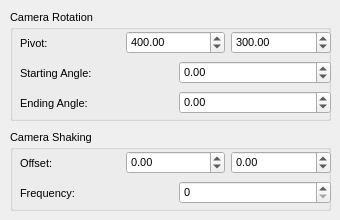
      <widget class="QWidget" name="tab_animation_camera">
       <attribute name="title">
        <string>Camera</string>
       </attribute>
       <widget class="QGroupBox" name="grpCameraRotation">
        <property name="geometry">
         <rect>
          <x>10</x>
          <y>10</y>
          <width>321</width>
          <height>111</height>
         </rect>
        </property>
        <property name="font">
         <font>
          <pointsize>8</pointsize>
         </font>
        </property>
        <property name="title">
         <string>Camera Rotation</string>
        </property>
        <widget class="QWidget" name="layoutWidget8">
         <property name="geometry">
          <rect>
           <x>10</x>
           <y>20</y>
           <width>311</width>
           <height>26</height>
          </rect>
         </property>
         <layout class="QHBoxLayout" name="horizontalLayout_6">
          <item>
           <widget class="QLabel" name="lblPivot">
            <property name="text">
             <string>Pivot:</string>
            </property>
           </widget>
          </item>
          <item>
           <widget class="QDoubleSpinBox" name="dsbCameraRotationPivotX">
            <property name="minimum">
             <double>-50000.000000000000000</double>
            </property>
            <property name="maximum">
             <double>50000.000000000000000</double>
            </property>
            <property name="value">
             <double>400.000000000000000</double>
            </property>
           </widget>
          </item>
          <item>
           <widget class="QDoubleSpinBox" name="dsbCameraRotationPivotY">
            <property name="minimum">
             <double>-5000.000000000000000</double>
            </property>
            <property name="maximum">
             <double>5000.000000000000000</double>
            </property>
            <property name="value">
             <double>300.000000000000000</double>
            </property>
           </widget>
          </item>
         </layout>
        </widget>
        <widget class="QWidget" name="layoutWidget9">
         <property name="geometry">
          <rect>
           <x>10</x>
           <y>50</y>
           <width>311</width>
           <height>26</height>
          </rect>
         </property>
         <layout class="QHBoxLayout" name="horizontalLayout_7">
          <item>
           <widget class="QLabel" name="lblStartingAngle">
            <property name="text">
             <string>Starting Angle:</string>
            </property>
           </widget>
          </item>
          <item>
           <widget class="QDoubleSpinBox" name="dsbCameraRotationStartingAngle">
            <property name="minimum">
             <double>-1000000.000000000000000</double>
            </property>
            <property name="maximum">
             <double>1000000.000000000000000</double>
            </property>
           </widget>
          </item>
         </layout>
        </widget>
        <widget class="QWidget" name="layoutWidgetCameraAnimations">
         <property name="geometry">
          <rect>
           <x>10</x>
           <y>80</y>
           <width>311</width>
           <height>26</height>
          </rect>
         </property>
         <layout class="QHBoxLayout" name="horizontalLayout_8">
          <item>
           <widget class="QLabel" name="lblEndingAngle">
            <property name="text">
             <string>Ending Angle:</string>
            </property>
           </widget>
          </item>
          <item>
           <widget class="QDoubleSpinBox" name="dsbCameraRotationEndingAngle">
            <property name="minimum">
             <double>-1000000.000000000000000</double>
            </property>
            <property name="maximum">
             <double>1000000.000000000000000</double>
            </property>
           </widget>
          </item>
         </layout>
        </widget>
       </widget>
       <widget class="QGroupBox" name="grpCameraShaking">
        <property name="geometry">
         <rect>
          <x>10</x>
          <y>130</y>
          <width>321</width>
          <height>81</height>
         </rect>
        </property>
        <property name="font">
         <font>
          <pointsize>8</pointsize>
         </font>
        </property>
        <property name="title">
         <string>Camera Shaking</string>
        </property>
        <widget class="QWidget" name="layoutWidget_2">
         <property name="geometry">
          <rect>
           <x>10</x>
           <y>20</y>
           <width>311</width>
           <height>26</height>
          </rect>
         </property>
         <layout class="QHBoxLayout" name="horizontalLayout_9">
          <item>
           <widget class="QLabel" name="lblCameraShakingOffset">
            <property name="text">
             <string>Offset:</string>
            </property>
           </widget>
          </item>
          <item>
           <widget class="QDoubleSpinBox" name="dsbCameraShakingOffsetX">
            <property name="minimum">
             <double>-32767.000000000000000</double>
            </property>
            <property name="maximum">
             <double>32767.000000000000000</double>
            </property>
           </widget>
          </item>
          <item>
           <widget class="QDoubleSpinBox" name="dsbCameraShakingOffsetY">
            <property name="minimum">
             <double>-32767.000000000000000</double>
            </property>
            <property name="maximum">
             <double>32767.000000000000000</double>
            </property>
           </widget>
          </item>
         </layout>
        </widget>
        <widget class="QWidget" name="layoutWidget_3">
         <property name="geometry">
          <rect>
           <x>10</x>
           <y>50</y>
           <width>311</width>
           <height>26</height>
          </rect>
         </property>
         <layout class="QHBoxLayout" name="horizontalLayout_10">
          <item>
           <widget class="QLabel" name="lblCameraShakingFrequency">
            <property name="text">
             <string>Frequency:</string>
            </property>
           </widget>
          </item>
          <item>
           <widget class="QSpinBox" name="sbCameraShakingFrequency">
            <property name="maximum">
             <number>100000</number>
            </property>
           </widget>
          </item>
         </layout>
        </widget>
       </widget>
      </widget>
